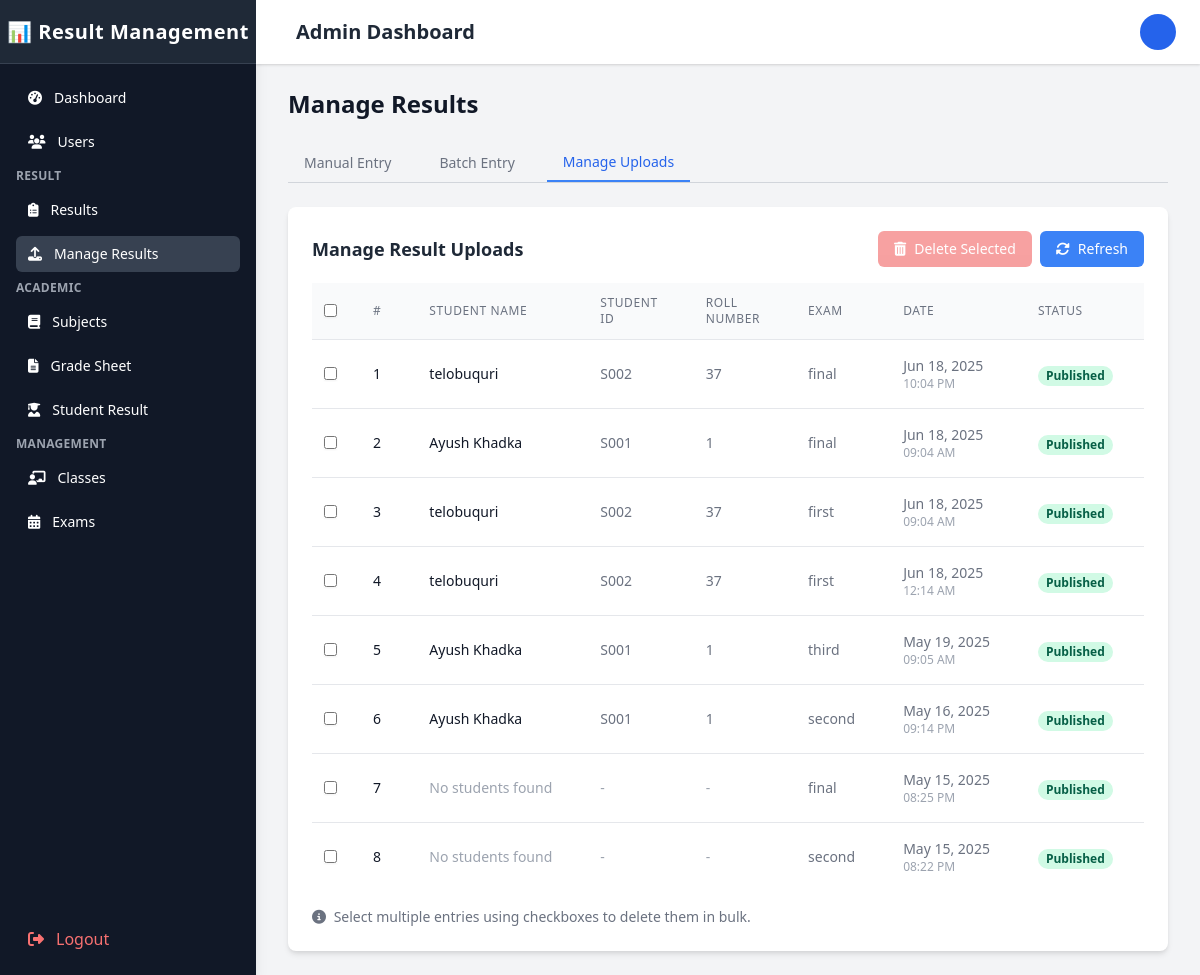
Screenshot of /Admin/manage_results.php?tab=manage (signed in) with the database file from the repository.
### tables this page shows
CREATE TABLE `result_uploads` (
  `id` int(11) NOT NULL,
  `file_name` varchar(255) NOT NULL,
  `description` text DEFAULT NULL,
  `status` enum('Draft','Published','Archived','Error') NOT NULL DEFAULT 'Draft',
  `uploaded_by` int(11) NOT NULL,
  `upload_date` datetime NOT NULL,
  `student_count` int(11) NOT NULL DEFAULT 0,
  `success_count` int(11) NOT NULL DEFAULT 0,
  `error_count` int(11) NOT NULL DEFAULT 0,
  `error_details` text DEFAULT NULL,
  `is_manual_entry` tinyint(1) NOT NULL DEFAULT 0,
  `exam_id` int(11) DEFAULT NULL,
  `class_id` int(11) DEFAULT NULL,
  `created_at` timestamp NOT NULL DEFAULT current_timestamp(),
  `updated_at` timestamp NOT NULL DEFAULT current_timestamp() ON UPDATE current_timestamp()
);

CREATE TABLE `exams` (
  `exam_id` int(11) NOT NULL,
  `exam_name` varchar(100) NOT NULL,
  `exam_type` enum('midterm','final','quiz','assignment','project','other','First Terminal','Second Terminal','Third Terminal','Final Terminal') NOT NULL,
  `class_id` int(11) DEFAULT NULL,
  `start_date` date DEFAULT NULL,
  `end_date` date DEFAULT NULL,
  `total_marks` int(11) NOT NULL,
  `passing_marks` int(11) NOT NULL,
  `academic_year` varchar(20) NOT NULL,
  `description` text DEFAULT NULL,
  `status` enum('upcoming','ongoing','completed','cancelled') DEFAULT 'upcoming',
  `exam_date` date DEFAULT NULL,
  `is_active` tinyint(1) NOT NULL DEFAULT 1,
  `created_at` timestamp NOT NULL DEFAULT current_timestamp(),
  `updated_at` timestamp NOT NULL DEFAULT current_timestamp() ON UPDATE current_timestamp(),
  `results_published` tinyint(1) NOT NULL DEFAULT 0 COMMENT 'Flag indicating if results are published (1) or not (0)'
);

### Admin/manage_results.php (the view, shortened to what this page needs)
<?php
$conn = new mysqli('localhost', 'root', '', 'result_management');
$uploadsQuery = "SELECT ru.*, u.full_name as uploaded_by_name, e.exam_name, c.class_name, c.section
                FROM result_uploads ru
                LEFT JOIN users u ON ru.uploaded_by = u.user_id
                LEFT JOIN exams e ON ru.exam_id = e.exam_id
                LEFT JOIN classes c ON ru.class_id = c.class_id
                ORDER BY ru.upload_date DESC";
$uploads = $conn->query($uploadsQuery);
$activeTab = isset($_GET['tab']) ? $_GET['tab'] : 'manual';
?>
<!DOCTYPE html>
<html lang="en">
<head>
    <link rel="stylesheet" href="https://cdnjs.cloudflare.com/ajax/libs/font-awesome/6.4.0/css/all.min.css">
    <script src="https://cdn.tailwindcss.com"></script>
</head>
<body class="bg-gray-100" id="body">
    <div class="flex h-screen overflow-hidden">
        <?php include 'sidebar.php'; ?>
        <div class="flex flex-col flex-1 w-0 overflow-hidden">
            <?php include 'topBar.php'; ?>
            <main class="flex-1 relative overflow-y-auto focus:outline-none">
                <div class="py-6">
                    <div class="max-w-7xl mx-auto px-4 sm:px-6 md:px-8">
                        <h1 class="text-2xl font-semibold text-gray-900">Manage Results</h1>
                        <div class="mb-6 mt-6">
                            <div class="border-b border-gray-300">
                                <nav class="flex space-x-4" role="tablist">
                                    <button onclick="showTab('manual')" id="tab-manual"
                                        class="tab-button px-4 py-2 text-sm font-medium transition-colors
                <?php echo $activeTab == 'manual' ? 'border-b-2 border-blue-500 text-blue-600' : 'border-transparent text-gray-500 hover:text-blue-500'; ?>">
                                        Manual Entry
                                    </button>
                                    <button onclick="showTab('batch')" id="tab-batch"
                                        class="tab-button px-4 py-2 text-sm font-medium transition-colors
                <?php echo $activeTab == 'batch' ? 'border-b-2 border-blue-500 text-blue-600' : 'border-transparent text-gray-500 hover:text-blue-500'; ?>">
                                        Batch Entry
                                    </button>
                                    <button onclick="showTab('manage')" id="tab-manage"
                                        class="tab-button px-4 py-2 text-sm font-medium transition-colors
                <?php echo $activeTab == 'manage' ? 'border-b-2 border-blue-500 text-blue-600' : 'border-transparent text-gray-500 hover:text-blue-500'; ?>">
                                        Manage Uploads
                                    </button>
                                </nav>
                            </div>
                        </div>
<div id="content-manage" class="tab-content <?php echo $activeTab == 'manage' ? 'active' : ''; ?>">
    <div class="bg-white rounded-lg shadow-md overflow-hidden">
        <div class="p-6">
            <div class="flex justify-between items-center mb-4">
                <h2 class="text-lg font-semibold text-gray-800">Manage Result Uploads</h2>
                <div class="flex space-x-2">
                    <button id="bulkDeleteBtn" class="bg-red-500 hover:bg-red-600 text-white px-4 py-2 rounded-md text-sm disabled:opacity-50 disabled:cursor-not-allowed" disabled onclick="bulkDelete()">
                        <i class="fas fa-trash-alt mr-2"></i>Delete Selected
                    </button>
                    <a href="?tab=manage" class="bg-blue-500 hover:bg-blue-600 text-white px-4 py-2 rounded-md text-sm">
                        <i class="fas fa-sync-alt mr-2"></i>Refresh
                    </a>
                </div>
            </div>
            <div class="overflow-x-auto">
                <table class="min-w-full divide-y divide-gray-200">
                    <thead class="bg-gray-50">
                        <tr>
                            <th scope="col" class="px-3 py-3 text-left">
                                <input type="checkbox" id="selectAll" class="rounded border-gray-300 text-blue-600 shadow-sm focus:border-blue-300 focus:ring focus:ring-blue-200 focus:ring-opacity-50" onchange="toggleSelectAll()">
                            </th>
                            <th scope="col" class="px-6 py-3 text-left text-xs font-medium text-gray-500 uppercase tracking-wider">
                                #
                            </th>
                            <th scope="col" class="px-6 py-3 text-left text-xs font-medium text-gray-500 uppercase tracking-wider">
                                Student Name
                            </th>
                            <th scope="col" class="px-6 py-3 text-left text-xs font-medium text-gray-500 uppercase tracking-wider">
                                Student ID
                            </th>
                            <th scope="col" class="px-6 py-3 text-left text-xs font-medium text-gray-500 uppercase tracking-wider">
                                Roll Number
                            </th>
                            <th scope="col" class="px-6 py-3 text-left text-xs font-medium text-gray-500 uppercase tracking-wider">
                                Exam
                            </th>
                            <th scope="col" class="px-6 py-3 text-left text-xs font-medium text-gray-500 uppercase tracking-wider">
                                Date
                            </th>
                            <th scope="col" class="px-6 py-3 text-left text-xs font-medium text-gray-500 uppercase tracking-wider">
                                Status
                            </th>
                            <th scope="col" class="px-6 py-3 text-left text-xs font-medium text-gray-500 uppercase tracking-wider">
                            </th>
                        </tr>
                    </thead>
                    <tbody class="bg-white divide-y divide-gray-200">
                        <?php if ($uploads && $uploads->num_rows > 0): ?>
                            <?php
                            $serial_number = 1;
                            while ($row = $uploads->fetch_assoc()):
                                $studentsInUpload = [];
                                $studentQuery = "SELECT DISTINCT r.student_id, u.full_name, s.roll_number
                                               FROM results r
                                               JOIN students s ON r.student_id = s.student_id
                                               JOIN users u ON s.user_id = u.user_id
                                               WHERE r.upload_id = ?
                                               ORDER BY u.full_name";
                                $stmt = $conn->prepare($studentQuery);
                                $stmt->bind_param("i", $row['id']);
                                $stmt->execute();
                                $studentResult = $stmt->get_result();
                                while ($student = $studentResult->fetch_assoc()) {
                                    $studentsInUpload[] = $student;
                                }
                                if (count($studentsInUpload) > 0):
                                    foreach ($studentsInUpload as $student):
                            ?>
                                        <tr class="hover:bg-gray-50">
                                            <td class="px-3 py-4 whitespace-nowrap">
                                                <input type="checkbox" class="student-checkbox rounded border-gray-300 text-blue-600 shadow-sm focus:border-blue-300 focus:ring focus:ring-blue-200 focus:ring-opacity-50"
                                                       value="<?php echo $row['id']; ?>_<?php echo $student['student_id']; ?>"
                                                       data-upload-id="<?php echo $row['id']; ?>"
                                                       data-student-id="<?php echo $student['student_id']; ?>"
                                                       onchange="updateBulkDeleteButton()">
                                            </td>
                                            <td class="px-6 py-4 whitespace-nowrap text-sm font-medium text-gray-900">
                                                <?php echo $serial_number++; ?>
                                            </td>
                                            <td class="px-6 py-4 whitespace-nowrap">
                                                <div class="text-sm font-medium text-gray-900"><?php echo htmlspecialchars($student['full_name']); ?></div>
                                            </td>
                                            <td class="px-6 py-4 whitespace-nowrap text-sm text-gray-500">
                                                <?php echo htmlspecialchars($student['student_id']); ?>
                                            </td>
                                            <td class="px-6 py-4 whitespace-nowrap text-sm text-gray-500">
                                                <?php echo htmlspecialchars($student['roll_number'] ?? 'N/A'); ?>
                                            </td>
                                            <td class="px-6 py-4 whitespace-nowrap text-sm text-gray-500">
                                                <?php echo htmlspecialchars($row['exam_name'] ?? 'N/A'); ?>
                                            </td>
                                            <td class="px-6 py-4 whitespace-nowrap text-sm text-gray-500">
                                                <?php echo date('M d, Y', strtotime($row['upload_date'])); ?>
                                                <div class="text-xs text-gray-400"><?php echo date('h:i A', strtotime($row['upload_date'])); ?></div>
                                            </td>
                                            <td class="px-6 py-4 whitespace-nowrap">
                                                <span class="px-2 inline-flex text-xs leading-5 font-semibold rounded-full bg-<?php echo $row['status'] == 'Published' ? 'green' : 'yellow'; ?>-100 text-<?php echo $row['status'] == 'Published' ? 'green' : 'yellow'; ?>-800">
                                                    <?php echo htmlspecialchars($row['status']); ?>
                                                </span>
                                            </td>
                                            <td class="px-6 py-4 whitespace-nowrap text-sm text-gray-500">
                                            </td>
                                        </tr>
                            <?php
                                    endforeach;
                                else:
                            ?>
                                    <tr class="hover:bg-gray-50">
                                        <td class="px-3 py-4 whitespace-nowrap">
                                            <input type="checkbox" class="student-checkbox rounded border-gray-300 text-blue-600 shadow-sm focus:border-blue-300 focus:ring focus:ring-blue-200 focus:ring-opacity-50"
                                                   value="<?php echo $row['id']; ?>_no_student"
                                                   data-upload-id="<?php echo $row['id']; ?>"
                                                   onchange="updateBulkDeleteButton()">
                                        </td>
                                        <td class="px-6 py-4 whitespace-nowrap text-sm font-medium text-gray-900">
                                            <?php echo $serial_number++; ?>
                                        </td>
                                        <td class="px-6 py-4 whitespace-nowrap text-sm text-gray-400">
                                            No students found
                                        </td>
                                        <td class="px-6 py-4 whitespace-nowrap text-sm text-gray-400">-</td>
                                        <td class="px-6 py-4 whitespace-nowrap text-sm text-gray-400">-</td>
                                        <td class="px-6 py-4 whitespace-nowrap text-sm text-gray-500">
                                            <?php echo htmlspecialchars($row['exam_name'] ?? 'N/A'); ?>
                                        </td>
                                        <td class="px-6 py-4 whitespace-nowrap text-sm text-gray-500">
                                            <?php echo date('M d, Y', strtotime($row['upload_date'])); ?>
                                            <div class="text-xs text-gray-400"><?php echo date('h:i A', strtotime($row['upload_date'])); ?></div>
                                        </td>
                                        <td class="px-6 py-4 whitespace-nowrap">
                                            <span class="px-2 inline-flex text-xs leading-5 font-semibold rounded-full bg-<?php echo $row['status'] == 'Published' ? 'green' : 'yellow'; ?>-100 text-<?php echo $row['status'] == 'Published' ? 'green' : 'yellow'; ?>-800">
                                                <?php echo htmlspecialchars($row['status']); ?>
                                            </span>
                                        </td>
                                        <td class="px-6 py-4 whitespace-nowrap text-sm text-gray-500">
                                        </td>
                                    </tr>
                            <?php endif; ?>
                            <?php endwhile; ?>
                        <?php endif; ?>
                    </tbody>
                </table>
            </div>
            <div class="mt-4 text-sm text-gray-500">
                <p><i class="fas fa-info-circle mr-1"></i> Select multiple entries using checkboxes to delete them in bulk.</p>
            </div>
        </div>
    </div>
</div>
</body>
</html>

### Admin/manage_results.php (style rules this page uses)
.tab-button { @apply px-4 py-2 text-sm font-medium text-gray-500 hover:text-gray-700 hover:border-gray-300; }
.tab-content { display: none; }
.tab-content.active { display: block; }

### rows the page displays
result_uploads: full_name "telobuquri", student_id "S002", roll_number "37", exam.exam_name "final", upload_date "Jun 18, 2025", upload_date "10:04 PM", status "Published"
result_uploads: full_name "Ayush Khadka", student_id "S001", roll_number "1", exam.exam_name "final", upload_date "Jun 18, 2025", upload_date "09:04 AM", status "Published"
result_uploads: full_name "telobuquri", student_id "S002", roll_number "37", exam.exam_name "first", upload_date "Jun 18, 2025", upload_date "09:04 AM", status "Published"
result_uploads: full_name "telobuquri", student_id "S002", roll_number "37", exam.exam_name "first", upload_date "Jun 18, 2025", upload_date "12:14 AM", status "Published"
result_uploads: full_name "Ayush Khadka", student_id "S001", roll_number "1", exam.exam_name "third", upload_date "May 19, 2025", upload_date "09:05 AM", status "Published"
result_uploads: full_name "Ayush Khadka", student_id "S001", roll_number "1", exam.exam_name "second", upload_date "May 16, 2025", upload_date "09:14 PM", status "Published"
result_uploads: exam.exam_name "final", upload_date "May 15, 2025", upload_date "08:25 PM", status "Published"
result_uploads: exam.exam_name "second", upload_date "May 15, 2025", upload_date "08:22 PM", status "Published"
